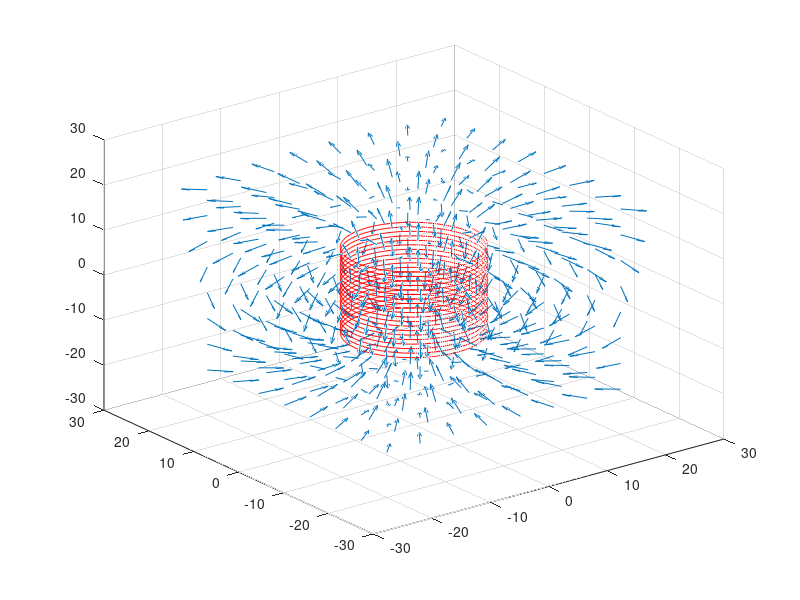
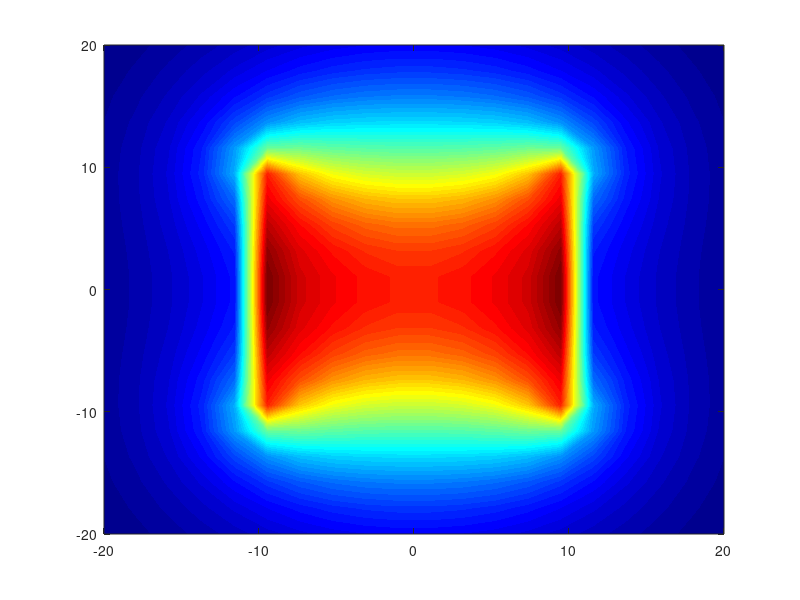

Write the MATLAB code that produced these figures, in order. (Note: this script raises an error after producing the figures.)
clc;
clear;

%==========Definiendo atributos anillo magnetico==============

ElementosAnillo = 200;%Numero de elementos de anillo que vamos a usar para los calculos

radio = 10;%radio del anillo
corriente = 10;%Corriente del anillo

numeroEspigas = 20;
separacionEntreEspigas = 1;%Separacion entre espigas de la bobina

longuitudBobina = numeroEspigas * separacionEntreEspigas;%no  editar

% Estas son otras dormas de ingresar los datos del selenoide

% longuitudBobina = 20;%Que tan grande va a ser la bobina
% separacionEntreEspigas = 1;%Separacion entre espigas de la bobina

% longuitudBobina = 20;%Que tan grande va a ser la bobina
% numeroEspigas = 20;
% separacionEntreEspigas = longuitudBobina / numeroEspigas;

%================================================
%================================================
%=========== CALCULANDO CAMPO EN 3D =============
%================================================
%================================================

%=========GENERANDO MALLA DE PUNTOS============

numeroDePuntosEntreEjes = 8;%Numero de puentos entre los limites

dimensionesMalla = 20;% tamaño de la malla en xyz y -xyz

x = linspace(-dimensionesMalla,dimensionesMalla,numeroDePuntosEntreEjes);%Creandolosvalores
y = linspace(-dimensionesMalla,dimensionesMalla,numeroDePuntosEntreEjes);%en x,y,z
z = linspace(-dimensionesMalla,dimensionesMalla,numeroDePuntosEntreEjes);

[mX,mY,mZ] = meshgrid(x,y,z);%Creando la malla de puntos

%============Calculando el anillo==================

theta = linspace(0,2*pi,ElementosAnillo);%Definiendo el rango de tetha

%============Calulando el campo magnetico en 3d===========

Bx = zeros(numeroDePuntosEntreEjes, numeroDePuntosEntreEjes);%Inicializando las componentes del campo magnetico
By = zeros(numeroDePuntosEntreEjes, numeroDePuntosEntreEjes);
Bz = zeros(numeroDePuntosEntreEjes, numeroDePuntosEntreEjes);

altura = -longuitudBobina/2;
while altura <= longuitudBobina/2

    espaciado = altura;
    for i = theta
        
        rX = mX - radio*cos(i);%Calculando las distancias entre cada punto 
        rY = mY - radio*sin(i);%de la malla con el anillo
        rZ = mZ - espaciado;
        R = sqrt(rX.^2 + rY.^2 + rZ.^2);%Magnitud de la distancia
        
        dx = -radio * sin(i);%calculando los diferenciales de corriente
        dy = radio * cos(i);
    
        Bx = Bx + dy*rZ./R.^3;%Calulando las componenetes
        By = By + dx* rZ./ R.^3;
        Bz = Bz + ((dx.*rY) - (dy.*rX)) ./ R.^3;
        
        espaciado = altura + separacionEntreEspigas/ElementosAnillo;
    end

    altura = altura + separacionEntreEspigas;
end

Tau = ((4 * pi * (10^-7)) * corriente)/(4*pi);%Juntando parte de la formula
                                              %de bio savart
Bx = Tau .* Bx;%Multiplicando las componente por lo que faltaba 
By = -Tau .* By;
Bz = Tau .* Bz;
magnitudB = sqrt(Bx.^2 + By.^2 + Bz.^2);%Calculando magnitud del campo

% =============Graficando el cmapo magnetico==============

figure(1);
clf;

%Graficando el campo magnetico
quiver3(mX, mY,mZ, Bx./magnitudB, By./magnitudB, Bz./magnitudB,'LineWidth',0.7,'AutoScaleFactor',0.7);
hold on

%graficando el selenoide
altura = -longuitudBobina/2;
while altura < longuitudBobina/2
    plot3(radio*cos(theta),radio*sin(theta),linspace(altura,altura + separacionEntreEspigas,ElementosAnillo),'Color','red')

    altura = altura + separacionEntreEspigas;
end

%================================================
%================================================
%=========== CALCULANDO CAMPO EN 2D =============
%================================================
%================================================

%Se utilizo un proceso similar al 3d unicamente que se sustituyo el campo
%en x por 0

numeroDePuntosEntreEjes = 20;%Numero de puentos entre los limites
dimensionesMalla = 20;% tamaño de la malla en xyz y -xyz
y = linspace(-dimensionesMalla,dimensionesMalla,numeroDePuntosEntreEjes);
z = linspace(-dimensionesMalla,dimensionesMalla,numeroDePuntosEntreEjes);
[mY,mZ] = meshgrid(y,z);%Creando la malla de puntos

Bx = zeros(0,0);
By = zeros(numeroDePuntosEntreEjes, numeroDePuntosEntreEjes);
Bz = zeros(numeroDePuntosEntreEjes, numeroDePuntosEntreEjes);

altura = -longuitudBobina/2;
while altura <= longuitudBobina/2

    espaciado = altura;
    for i = theta
    
        rX = -radio*cos(i);
        rY = mY - radio*sin(i);
        rZ = mZ - espaciado;
        R = sqrt(rX.^2 + rY.^2 + rZ.^2); 
    
        dx = -radio * sin(i);
        dy = radio * cos(i);
    
        
        By = By + dx* rZ./ R.^3;
        Bz = Bz + ((dx*rY) - (dy*rX)) ./ R.^3;
    
        espaciado = altura + separacionEntreEspigas/ElementosAnillo;
    end

    altura = altura + separacionEntreEspigas;
end
Tau = ((4 * pi * (10^-7)) * corriente)/(4*pi);

By = -Tau .* By;
Bz = Tau .* Bz;
magnitudB = sqrt(By.^2 + Bz.^2);

figure(2)
clf;

[c,h] = contourf(mY,mZ,magnitudB,500,'LineStyle','none');
colormap("jet")
h.FaceAlpha = 0.67; 
colorbar
hold on

quiver(mY,mZ,By./magnitudB,Bz./magnitudB,'Color','black','AutoScaleFactor',0.9)

%graficando el selenoide
altura = -longuitudBobina/2;
while altura < longuitudBobina/2
    plot(radio*sin(theta),linspace(altura,altura + separacionEntreEspigas,ElementosAnillo),'Color','#0000FF','LineWidth',0.8)

    altura = altura + separacionEntreEspigas;
end

axis([-dimensionesMalla dimensionesMalla -dimensionesMalla....
    dimensionesMalla]);% Ajustando los limites del grafico
hold off
